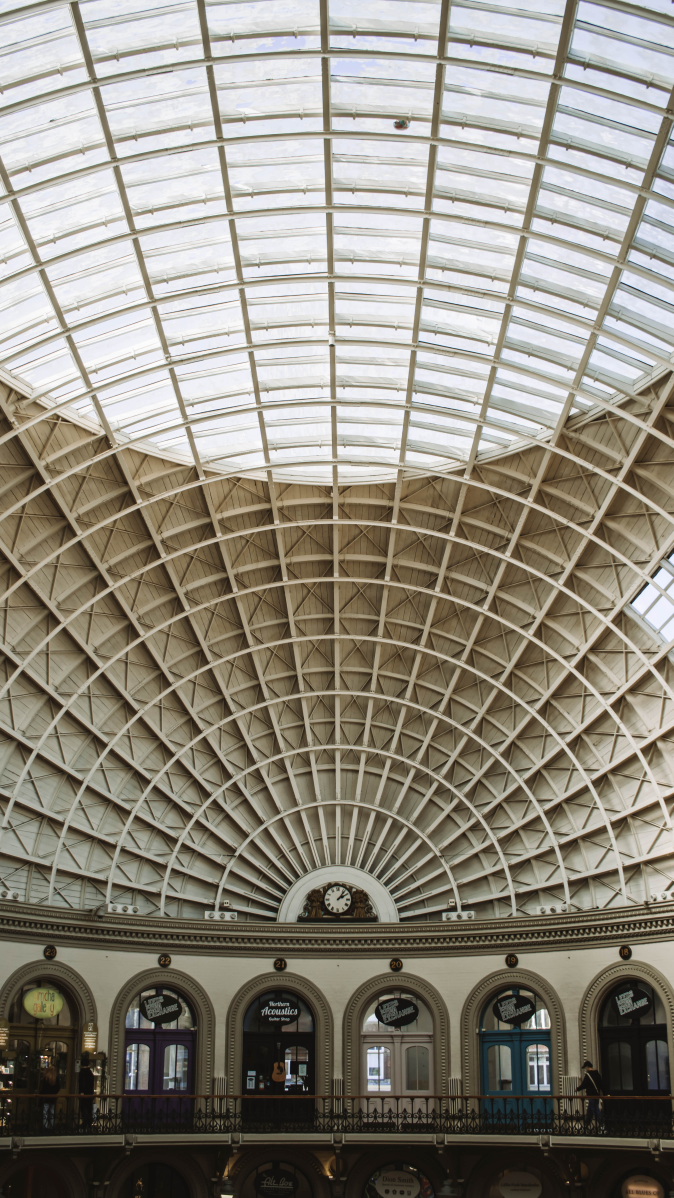
#> input picture image-to-ascii-art/image.jpg, 3368 x 5988 px (shown at 1/5 size)
$ python image-to-ascii.py image.jpg
#> lines starting #> are read from the running program, lines starting #| are printed output that depends on the picture
import sys
from PIL import Image

# pass image through command line argument
image_path = sys.argv[1]
img = Image.open(image_path)
#> img is the input picture: PIL image 3368x5988 RGB; mean R, G, B 143.9, 138.8, 127.5

# resize the image
width, height = img.size
#> width = 3368; height = 5988
aspect_ratio = height/width
#> aspect_ratio = 1.78
new_width = 100
new_height = aspect_ratio * new_width * 0.50
#> new_height = 88.9
img = img.resize((new_width, int(new_height)))
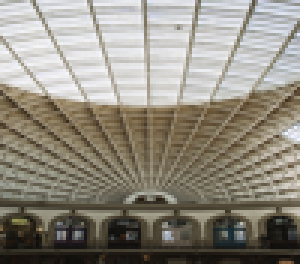
#> img: PIL image 100x88 RGB (shown 3 times larger); mean R, G, B 143.9, 138.8, 127.5

# convert image into grayscale format
img = img.convert('L')
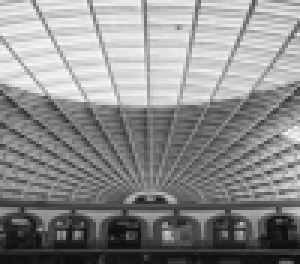
#> img: PIL image 100x88 L (shown 3 times larger); min 13, max 247, mean 139
pixels = img.getdata()

# replace each pixel with a character from array
chars = ["@", "#", "$", "%", "?", "*", "+", ";", ":", ",", "."]
new_pixels = [chars[pixel//25] for pixel in pixels]
#> new_pixels = 8800 items, first 6: ':', ';', ';', ';', '+', '+'
new_pixels = ''.join(new_pixels)

# split string of chars into mutliple strings of length equal to new width and create list
new_pixel_count = len(new_pixels)
#> new_pixel_count = 8800
ascii_image = [new_pixels[index:index + new_width] for index in range (0, new_pixel_count, new_width)]
#> ascii_image = 88 items
ascii_image = "\n".join(ascii_image)
print(ascii_image)

# write these multiple string to text file
with open("ascii_image.txt", "w") as f:
    f.write(ascii_image)
